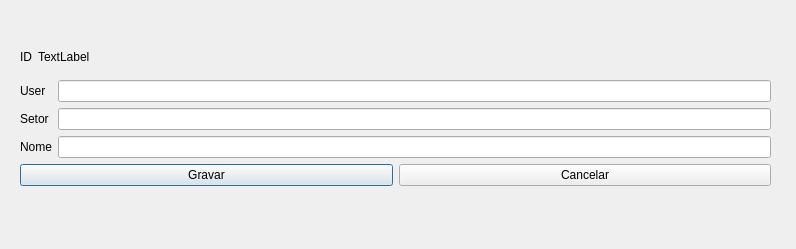
<?xml version="1.0" encoding="UTF-8"?>
<ui version="4.0">
 <class>fm_EditarContato</class>
 <widget class="QDialog" name="fm_EditarContato">
  <property name="geometry">
   <rect>
    <x>0</x>
    <y>0</y>
    <width>796</width>
    <height>249</height>
   </rect>
  </property>
  <property name="windowTitle">
   <string>Dialog</string>
  </property>
  <widget class="QWidget" name="">
   <property name="geometry">
    <rect>
     <x>20</x>
     <y>40</y>
     <width>751</width>
     <height>146</height>
    </rect>
   </property>
   <layout class="QVBoxLayout" name="verticalLayout_4">
    <item>
     <layout class="QVBoxLayout" name="verticalLayout_3">
      <item>
       <layout class="QHBoxLayout" name="horizontalLayout_4">
        <item>
         <widget class="QLabel" name="label">
          <property name="text">
           <string>ID</string>
          </property>
         </widget>
        </item>
        <item>
         <widget class="QLabel" name="txt_ID">
          <property name="text">
           <string>TextLabel</string>
          </property>
         </widget>
        </item>
        <item>
         <spacer name="horizontalSpacer">
          <property name="orientation">
           <enum>Qt::Orientation::Horizontal</enum>
          </property>
          <property name="sizeHint" stdset="0">
           <size>
            <width>40</width>
            <height>20</height>
           </size>
          </property>
         </spacer>
        </item>
       </layout>
      </item>
      <item>
       <layout class="QHBoxLayout" name="horizontalLayout">
        <item>
         <layout class="QVBoxLayout" name="verticalLayout">
          <item>
           <widget class="QLabel" name="label_3">
            <property name="text">
             <string>User</string>
            </property>
           </widget>
          </item>
          <item>
           <widget class="QLabel" name="label_5">
            <property name="text">
             <string>Setor</string>
            </property>
           </widget>
          </item>
          <item>
           <widget class="QLabel" name="label_4">
            <property name="text">
             <string>Nome</string>
            </property>
           </widget>
          </item>
         </layout>
        </item>
        <item>
         <layout class="QVBoxLayout" name="verticalLayout_2">
          <item>
           <widget class="QLineEdit" name="txt_User"/>
          </item>
          <item>
           <widget class="QLineEdit" name="txt_Setor"/>
          </item>
          <item>
           <widget class="QLineEdit" name="txt_Nome"/>
          </item>
         </layout>
        </item>
       </layout>
      </item>
     </layout>
    </item>
    <item>
     <layout class="QHBoxLayout" name="horizontalLayout_2">
      <item>
       <widget class="QPushButton" name="btn_Gravar">
        <property name="text">
         <string>Gravar</string>
        </property>
       </widget>
      </item>
      <item>
       <widget class="QPushButton" name="btn_Cancelar">
        <property name="text">
         <string>Cancelar</string>
        </property>
       </widget>
      </item>
     </layout>
    </item>
   </layout>
  </widget>
 </widget>
 <resources/>
 <connections/>
</ui>
